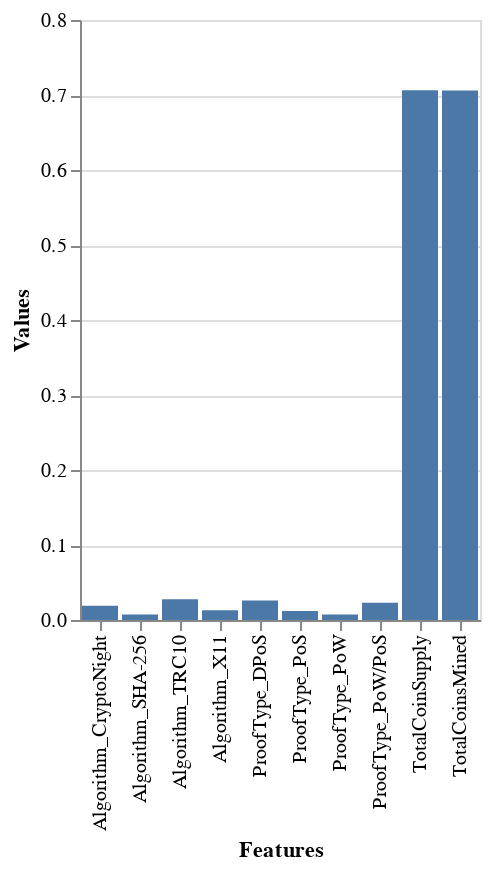

Notebook code cell kept with this figure:
### Code cell
# Convert to Dataframe to plot Top 10 features as a Pyviz bar chart

sorted_df=sorted_loading_scores.to_frame()
sorted_df.index.name="Features"
sorted_df.columns=['Values']
sorted_df.head()
sorted_df=sorted_df.reset_index().head(10)
alt.Chart(sorted_df).mark_bar().encode(
    x='Features',
    y='Values'
)

### Figure 1 — Vega-Lite specification as saved in the notebook (floating-point values rounded to 4 significant figures)
{"config": {"view": {"continuousWidth": 400, "continuousHeight": 300}}, "data": {"name": "data-4fd57e0b51e39989b8df477007cb58c1"}, "mark": "bar", "encoding": {"x": {"type": "nominal", "field": "Features"}, "y": {"type": "quantitative", "field": "Values"}}, "$schema": "https://vega.github.io/schema/vega-lite/v4.8.1.json", "datasets": {"data-4fd57e0b51e39989b8df477007cb58c1": [{"Features": "TotalCoinSupply", "Values": 0.7062}, {"Features": "TotalCoinsMined", "Values": 0.706}, {"Features": "Algorithm_TRC10", "Values": 0.02751}, {"Features": "ProofType_DPoS", "Values": 0.02594}, {"Features": "ProofType_PoW/PoS", "Values": 0.02298}, {"Features": "Algorithm_CryptoNight", "Values": 0.01886}, {"Features": "Algorithm_X11", "Values": 0.01305}, {"Features": "ProofType_PoS", "Values": 0.01186}, {"Features": "Algorithm_SHA-256", "Values": 0.007387}, {"Features": "ProofType_PoW", "Values": 0.007356}]}}
